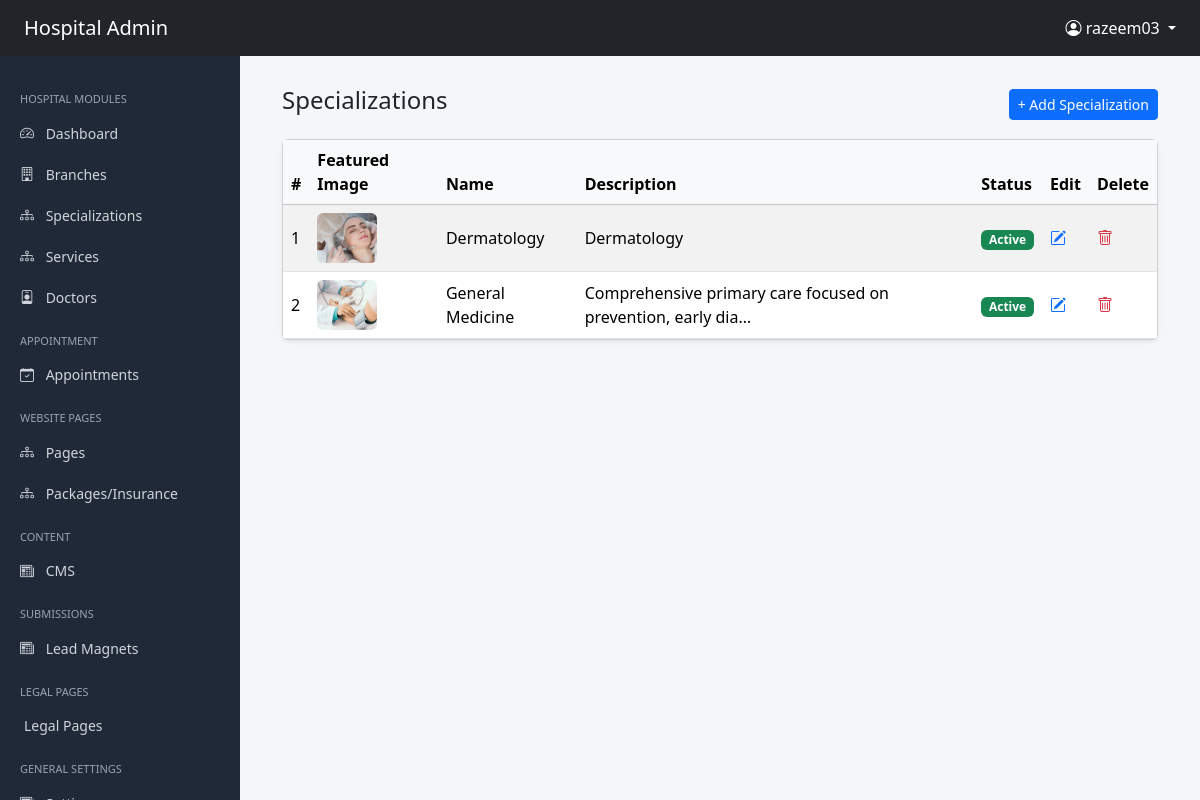
The app's page /administrator/specializations/ (signed in) with its own data.
### accounts/models.py (models this page shows, shortened)
class User(AbstractUser):
    phone_number = models.CharField(max_length=15, blank=True, null=True)
    is_admin = models.BooleanField(default=False)
    is_doctor = models.BooleanField(default=False)
    is_patient = models.BooleanField(default=True)

### administrator/models.py (models this page shows, shortened)
class SEOModel(models.Model):
    meta_title = models.CharField(max_length=255, blank=True)
    meta_description = models.TextField(blank=True)
    canonical_url = models.URLField(blank=True)
    primary_keywords = models.CharField(max_length=255, blank=True)
    secondary_keywords = models.CharField(max_length=255, blank=True)
    slug = models.SlugField(unique=True)
    og_title = models.CharField(max_length=255, blank=True)
    og_description = models.TextField(blank=True)
    og_image = models.ImageField(upload_to="seo/og/", blank=True, null=True)
    class Meta:
        abstract = True

class Specialization(SEOModel):
    branch = models.ForeignKey(
        Branch,
        on_delete=models.CASCADE,
        related_name='specializations'
    )
    name = models.CharField(max_length=200)
    short_description = models.TextField(blank=True)
    icon = models.ImageField(upload_to='uploads/specializations/', blank=True, null=True)
    featured_image = models.ImageField(upload_to='uploads/specializations/', blank=True, null=True)
    featured_image_alt = models.CharField(max_length=255, blank=True)
    hero_title = models.CharField(max_length=255, blank=True)
    hero_description = models.TextField(blank=True)
    hero_banner = models.ImageField(upload_to='uploads/specializations/', blank=True, null=True)
    hero_banner_alt = models.CharField(max_length=255, blank=True)
    main_title = models.CharField(max_length=255, blank=True)
    main_image = models.ImageField(upload_to='uploads/specializations/', blank=True, null=True)
    main_image_alt = models.CharField(max_length=255, blank=True)
    main_description = RichTextUploadingField(blank=True)
    secondary_title = models.CharField(max_length=255, blank=True)
    secondary_image = models.ImageField(upload_to='uploads/specializations/', blank=True, null=True)
    secondary_image_alt = models.CharField(max_length=255, blank=True)
    long_description_primary = RichTextUploadingField(blank=True)
    long_description_secondary = RichTextUploadingField(blank=True)
    is_active = models.BooleanField(default=True)
    is_deleted = models.BooleanField(default=False)
    created_at = models.DateTimeField(auto_now_add=True)
    updated_at = models.DateTimeField(auto_now=True)
    class Meta:
        ordering = ['-created_at']
        verbose_name = "Specialization"
        verbose_name_plural = "Specializations"

### administrator/views.py (the view)
# urls.py: path('specializations/', SpecializationListView.as_view(), name='specialization-list'),
@method_decorator(admin_required, name='dispatch')
class SpecializationListView(ListView):
    model = Specialization
    template_name = 'administrator/specialization/list.html'
    ordering = ['-created_at']

### userapp/context_processors.py (called while the page is built)
def global_data(request):
    def get_menu(slug):
        return MenuGroup.objects.prefetch_related('items').filter(
            slug=slug,
            is_active=True
        ).first()
    settings = GlobalSettings.objects.first()
    social_links = SocialLink.objects.filter(is_active=True).order_by('order')
    legal_pages = LegalPage.objects.filter(is_active=True)
    return {
        'global_settings': settings,
         'social_links': social_links,
         'legal_pages':legal_pages,
        'main_menu': get_menu('main-menu'),
        'specialization_menu': get_menu('specialization-menu'),
        'quick_links_menu': get_menu('quick-links-menu'),
    }

### administrator/templates/administrator/specialization/list.html (shortened to what this page needs)
{% extends "administrator/shared/base.html" %}
{% block content %}
<div class="container-fluid">
    <div class="d-flex justify-content-between align-items-center mb-3">
        <h4>Specializations</h4>
        <a href="{% url 'administrator:specialization-create' %}"
           class="btn btn-primary btn-sm">
            + Add Specialization
        </a>
    </div>
    <div class="card shadow-sm">
        <div class="card-body p-0">
            <table class="table table-striped table-hover mb-0 align-middle">
                <thead class="table-light">
                    <tr>
                        <th>#</th>
                        <th>Featured Image</th>
                        <th>Name</th>
                        <th>Description</th>
                        <th>Status</th>
                        <th>Edit</th>
                        <th>Delete</th>
                    </tr>
                </thead>
                <tbody>
                    {% for object in object_list %}
                    <tr>
                        <td>{{ forloop.counter }}</td>
                        <td>
                            {% if object.featured_image %}
                                <img src="{{ object.featured_image.url }}"
                                     width="60"
                                     class="rounded">
                            {% else %}
                                <span class="text-muted">—</span>
                            {% endif %}
                        </td>
                        <td>{{ object.name }}</td>
                        <td>
                            {{ object.short_description|truncatechars:60 }}
                        </td>
                        <td>
                            {% if object.is_active %}
                                <span class="badge bg-success">Active</span>
                            {% else %}
                                <span class="badge bg-secondary">Inactive</span>
                            {% endif %}
                        </td>
                        <td>
                            <a href="{% url 'administrator:specialization-update' object.id %}"
                               class="text-primary">
                                <i class="bi bi-pencil-square"></i>
                            </a>
                        </td>
                        <td>
                            <a href="{% url 'administrator:specialization-delete' object.id %}"
                               class="text-danger"
                               onclick="return confirm('Are you sure?');">
                                <i class="bi bi-trash"></i>
                            </a>
                        </td>
                    </tr>
                    {% empty %}
                    <tr>
                        <td colspan="7" class="text-center py-4">
                            No specializations found
                        </td>
                    </tr>
                    {% endfor %}
                </tbody>
            </table>
        </div>
    </div>
</div>
{% endblock %}

### administrator/templates/administrator/shared/base.html (shortened to what this page needs)
<!DOCTYPE html>
<html lang="en">
<head>
<link href="https://cdn.jsdelivr.net/npm/bootstrap@5.3.2/dist/css/bootstrap.min.css" rel="stylesheet">
<link href="https://cdn.jsdelivr.net/npm/bootstrap-icons@1.11.1/font/bootstrap-icons.css" rel="stylesheet">
</head>
<body>
<nav class="navbar navbar-dark bg-dark px-4 navbar-fixed">
<span class="navbar-brand">Hospital Admin</span>
<div class="ms-auto">
{% if request.user.is_authenticated %}
<div class="dropdown">
<a class="text-white dropdown-toggle text-decoration-none"
href="#"
data-bs-toggle="dropdown">
<i class="bi bi-person-circle"></i>
{{ request.user.username }}
</a>
</div>
{% endif %}
</div>
</nav>
<div class="sidebar">
<div class="menu-title">Hospital Modules</div>
<a href="{% url 'administrator:dashboard' %}">
<i class="bi bi-speedometer2"></i> Dashboard
</a>
<a href="{% url 'administrator:branch-list' %}">
<i class="bi bi-building"></i> Branches
</a>
<a href="{% url 'administrator:specialization-list' %}">
<i class="bi bi-diagram-3"></i> Specializations
</a>
<a href="{% url 'administrator:service-list' %}">
<i class="bi bi-diagram-3"></i> Services
</a>
<a href="{% url 'administrator:doctor-list' %}">
<i class="bi bi-person-badge"></i> Doctors
</a>
<div class="menu-title">Appointment</div>
<a data-bs-toggle="collapse" href="#appointments">
<i class="bi bi-calendar-check"></i> Appointments
</a>
<div class="menu-title">Website Pages</div>
<a data-bs-toggle="collapse" href="#pages">
<i class="bi bi-diagram-3"></i> Pages
</a>
<a data-bs-toggle="collapse" href="#servicepages">
<i class="bi bi-diagram-3"></i> Packages/Insurance
</a>
<div class="menu-title">Content</div>
<a data-bs-toggle="collapse" href="#contenttype">
<i class="bi bi-newspaper"></i> CMS
</a>
<div class="menu-title">Submissions</div>
<a data-bs-toggle="collapse" href="#submissions">
<i class="bi bi-newspaper"></i> Lead Magnets
</a>
<div class="menu-title">Legal Pages</div>
<a href="{% url 'administrator:legal-list' %}" class="ps-4">Legal Pages</a>
<div class="menu-title">General Settings</div>
<a data-bs-toggle="collapse" href="#gensettings">
<i class="bi bi-newspaper"></i> Settings
</a>
</div>
<div class="main-content">
{% block content %}{% endblock %}
</div>
</body>
</html>

### administrator/templates/administrator/shared/base.html (style rules this page uses)
body { background:#f4f6f9; overflow-x:hidden; }
.sidebar { position:fixed; top:56px; left:0; height:100%; width:240px; background:#1f2937; padding-top:20px; overflow-y:auto; }
.sidebar a { color:#d1d5db; padding:10px 20px; display:block; text-decoration:none; font-size:14px; }
.sidebar .menu-title { color:#9ca3af; font-size:11px; padding:15px 20px 5px; text-transform:uppercase; }
.sidebar i { margin-right:8px; }
.main-content { margin-left:240px; padding:30px; }

### records on screen
User: user.username "razeem03"
Specialization: featured_image (picture), name "Dermatology", short_description "Dermatology", is_active "Active"
Specialization: featured_image (picture), name "General Medicine", short_description "Comprehensive primary care focused on prevention, early dia…", is_active "Active"
